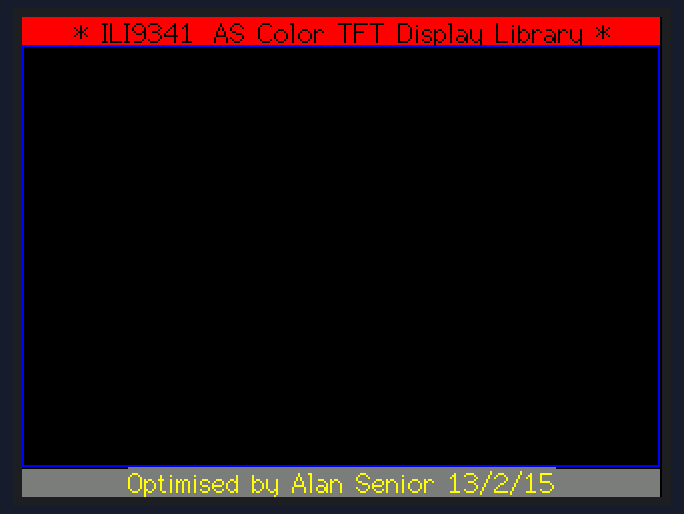
This sketch was run on a simulated Arduino Uno, built with avr-gcc and run on an emulated ATmega328P. Shown: 320×240 colour display. Random numbers use the default seed unless the sketch sets one.

Above: at 0.7 s.
At 34.8 s:
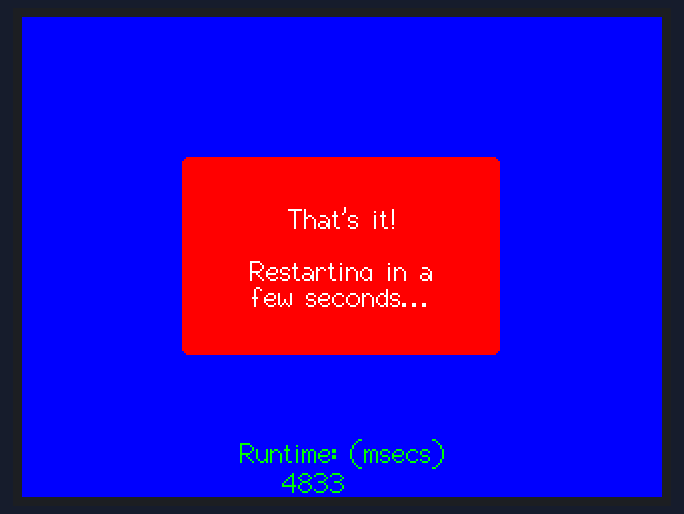

Measured:
- what the display in image 0 shows lasts 4.2 s, from 0.6 s to 4.8 s

The sketch:

UTFT_demo_fast.ino
```cpp
// Demo based on:
// UTFT_Demo_320x240 (C)2012 Henning Karlsen
// web: http://www.henningkarlsen.com/electronics
//

#include "SPI.h"
#include "Adafruit_GFX_AS.h"
#include "Adafruit_ILI9341_AS.h"

#define sclk 13  // Don't change
#define mosi 11  // Don't change
#define cs   10
#define dc   9
#define rst  7  // you can also connect this to the Arduino reset

#define ILI9341_GREY 0x7BEF
Adafruit_ILI9341_AS myGLCD = Adafruit_ILI9341_AS(cs, dc, rst);       // Invoke custom library
//Adafruit_ILI9341_AS myGLCD = Adafruit_ILI9341_AS(cs, dc ,mosi ,sclk , rst ,12);       // Invoke custom library

unsigned long runTime = 0;
void setup()
{
  randomSeed(analogRead(A0));
  pinMode(7, OUTPUT);
  digitalWrite(7, LOW);
  delay(10);
  digitalWrite(7, HIGH);
// Setup the LCD
  myGLCD.init();
  myGLCD.setRotation(3);
}

void loop()
{
  int buf[318];
  int x, x2;
  int y, y2;
  int r;
  runTime = millis();
// Clear the screen and draw the frame
  myGLCD.fillScreen(ILI9341_BLACK);


  myGLCD.fillRect(0, 0, 319, 14,ILI9341_RED);

  myGLCD.fillRect(0, 226, 319, 239,ILI9341_GREY);

  myGLCD.setTextColor(ILI9341_BLACK,ILI9341_RED);
  myGLCD.drawCentreString("* ILI9341_AS Color TFT Display Library *", 160, 0, 2);
  myGLCD.setTextColor(ILI9341_YELLOW,ILI9341_GREY);
  myGLCD.drawCentreString("Optimised by Alan Senior 13/2/15", 160, 225,2);

  myGLCD.drawRect(0, 14, 319, 211, ILI9341_BLUE);

// Draw crosshairs
  myGLCD.drawLine(159, 15, 159, 224,ILI9341_BLUE);
  myGLCD.drawLine(1, 119, 318, 119,ILI9341_BLUE);
  for (int i=9; i<310; i+=10)
    myGLCD.drawLine(i, 117, i, 121,ILI9341_BLUE);
  for (int i=19; i<220; i+=10)
    myGLCD.drawLine(157, i, 161, i,ILI9341_BLUE);

// Draw sin-, cos- and tan-lines
  myGLCD.setTextColor(ILI9341_CYAN);
  myGLCD.drawString("Sin", 5, 15,2);
  for (int i=1; i<318; i++)
  {
    myGLCD.drawPixel(i,119+(sin(((i*1.13)*3.14)/180)*95),ILI9341_CYAN);
  }
  myGLCD.setTextColor(ILI9341_RED);
  myGLCD.drawString("Cos", 5, 30,2);
  for (int i=1; i<318; i++)
  {
    myGLCD.drawPixel(i,119+(cos(((i*1.13)*3.14)/180)*95),ILI9341_RED);
  }
  myGLCD.setTextColor(ILI9341_YELLOW);
  myGLCD.drawString("Tan", 5, 45,2);
  for (int i=1; i<318; i++)
  {
    myGLCD.drawPixel(i,119+(tan(((i*1.13)*3.14)/180)),ILI9341_YELLOW);
  }

  //delay(2000);

  myGLCD.fillRect(1,15,317,209,ILI9341_BLACK);

  myGLCD.drawLine(159, 15, 159, 224,ILI9341_BLUE);
  myGLCD.drawLine(1, 119, 318, 119,ILI9341_BLUE);
int col = 0;
// Draw a moving sinewave
  x=1;
  for (int i=1; i<(317*20); i++)
  {
    x++;
    if (x==318)
      x=1;
    if (i>318)
    {
      if ((x==159)||(buf[x-1]==119))
        col = ILI9341_BLUE;
      else
      myGLCD.drawPixel(x,buf[x-1],ILI9341_BLACK);
    }
    y=119+(sin(((i*1.1)*3.14)/180)*(90-(i / 100)));
    myGLCD.drawPixel(x,y,ILI9341_BLUE);
    buf[x-1]=y;
  }

  //delay(2000);

  myGLCD.fillRect(1,15,317,209,ILI9341_BLACK);

// Draw some filled rectangles
  for (int i=1; i<6; i++)
  {
    switch (i)
    {
      case 1:
        col = ILI9341_MAGENTA;
        break;
      case 2:
        col = ILI9341_RED;
        break;
      case 3:
        col = ILI9341_GREEN;
        break;
      case 4:
        col = ILI9341_BLUE;
        break;
      case 5:
        col = ILI9341_YELLOW;
        break;
    }
    myGLCD.fillRect(70+(i*20), 30+(i*20), 60, 60,col);
  }

  //delay(2000);

  myGLCD.fillRect(1,15,317,209,ILI9341_BLACK);

// Draw some filled, rounded rectangles
  for (int i=1; i<6; i++)
  {
    switch (i)
    {
      case 1:
        col = ILI9341_MAGENTA;
        break;
      case 2:
        col = ILI9341_RED;
        break;
      case 3:
        col = ILI9341_GREEN;
        break;
      case 4:
        col = ILI9341_BLUE;
        break;
      case 5:
        col = ILI9341_YELLOW;
        break;
    }
    myGLCD.fillRoundRect(190-(i*20), 30+(i*20), 60,60, 3,col);
  }

  //delay(2000);

  myGLCD.fillRect(1,15,317,209,ILI9341_BLACK);

// Draw some filled circles
  for (int i=1; i<6; i++)
  {
    switch (i)
    {
      case 1:
        col = ILI9341_MAGENTA;
        break;
      case 2:
        col = ILI9341_RED;
        break;
      case 3:
        col = ILI9341_GREEN;
        break;
      case 4:
        col = ILI9341_BLUE;
        break;
      case 5:
        col = ILI9341_YELLOW;
        break;
    }
    myGLCD.fillCircle(100+(i*20),60+(i*20), 30,col);
  }

  //delay(2000);

  myGLCD.fillRect(1,15,317,209,ILI9341_BLACK);

// Draw some lines in a pattern

  for (int i=15; i<224; i+=5)
  {
    myGLCD.drawLine(1, i, (i*1.44)-10, 223,ILI9341_RED);
  }

  for (int i=223; i>15; i-=5)
  {
    myGLCD.drawLine(317, i, (i*1.44)-11, 15,ILI9341_RED);
  }

  for (int i=223; i>15; i-=5)
  {
    myGLCD.drawLine(1, i, 331-(i*1.44), 15,ILI9341_CYAN);
  }

  for (int i=15; i<224; i+=5)
  {
    myGLCD.drawLine(317, i, 330-(i*1.44), 223,ILI9341_CYAN);
  }

  //delay(2000);


  myGLCD.fillRect(1,15,317,209,ILI9341_BLACK);

// Draw some random circles
  for (int i=0; i<100; i++)
  {
    x=32+random(256);
    y=45+random(146);
    r=random(30);
    myGLCD.drawCircle(x, y, r,random(0xFFFF));
  }

  //delay(2000);

  myGLCD.fillRect(1,15,317,209,ILI9341_BLACK);

// Draw some random rectangles
  for (int i=0; i<100; i++)
  {
    x=2+random(316);
    y=16+random(207);
    x2=2+random(316);
    y2=16+random(207);
    if (x2<x) {
      r=x;x=x2;x2=r;
    }
    if (y2<y) {
      r=y;y=y2;y2=r;
    }
    myGLCD.drawRect(x, y, x2-x, y2-y,random(0xFFFF));
  }

  //delay(2000);


  myGLCD.fillRect(1,15,317,209,ILI9341_BLACK);

// Draw some random rounded rectangles
  for (int i=0; i<100; i++)
  {
    x=2+random(316);
    y=16+random(207);
    x2=2+random(316);
    y2=16+random(207);
    // We need to get the width and height and do some window checking
    if (x2<x) {
      r=x;x=x2;x2=r;
    }
    if (y2<y) {
      r=y;y=y2;y2=r;
    }
    // We need a minimum size of 6
    if((x2-x)<6) x2=x+6;
    if((y2-y)<6) y2=y+6;
    myGLCD.drawRoundRect(x, y, x2-x,y2-y, 3,random(0xFFFF));
  }

  //delay(2000);

  myGLCD.fillRect(1,15,317,209,ILI9341_BLACK);

  for (int i=0; i<100; i++)
  {
    x=2+random(316);
    y=16+random(209);
    x2=2+random(316);
    y2=16+random(209);
    myGLCD.drawLine(x, y, x2, y2,random(0xFFFF));
  }

  //delay(2000);


  myGLCD.fillRect(1,15,317,209,ILI9341_BLACK);

  for (int i=0; i<1000; i++)
  {
    myGLCD.drawPixel(2+random(316), 16+random(209),random(0xFFFF));
  }

  //delay(2000);

  myGLCD.fillScreen(ILI9341_BLUE);
  myGLCD.fillRoundRect(80, 70, 239-80,169-70, 3,ILI9341_RED);

  myGLCD.setTextColor(ILI9341_WHITE,ILI9341_RED);
  myGLCD.drawCentreString("That's it!", 160, 93,2);
  myGLCD.drawCentreString("Restarting in a", 160, 119,2);
  myGLCD.drawCentreString("few seconds...", 160, 132,2);

  myGLCD.setTextColor(ILI9341_GREEN,ILI9341_BLUE);
  myGLCD.drawCentreString("Runtime: (msecs)", 160, 210,2);
  myGLCD.drawNumber(millis()-runTime, 130, 225,2);
  delay (10000);
}
```
